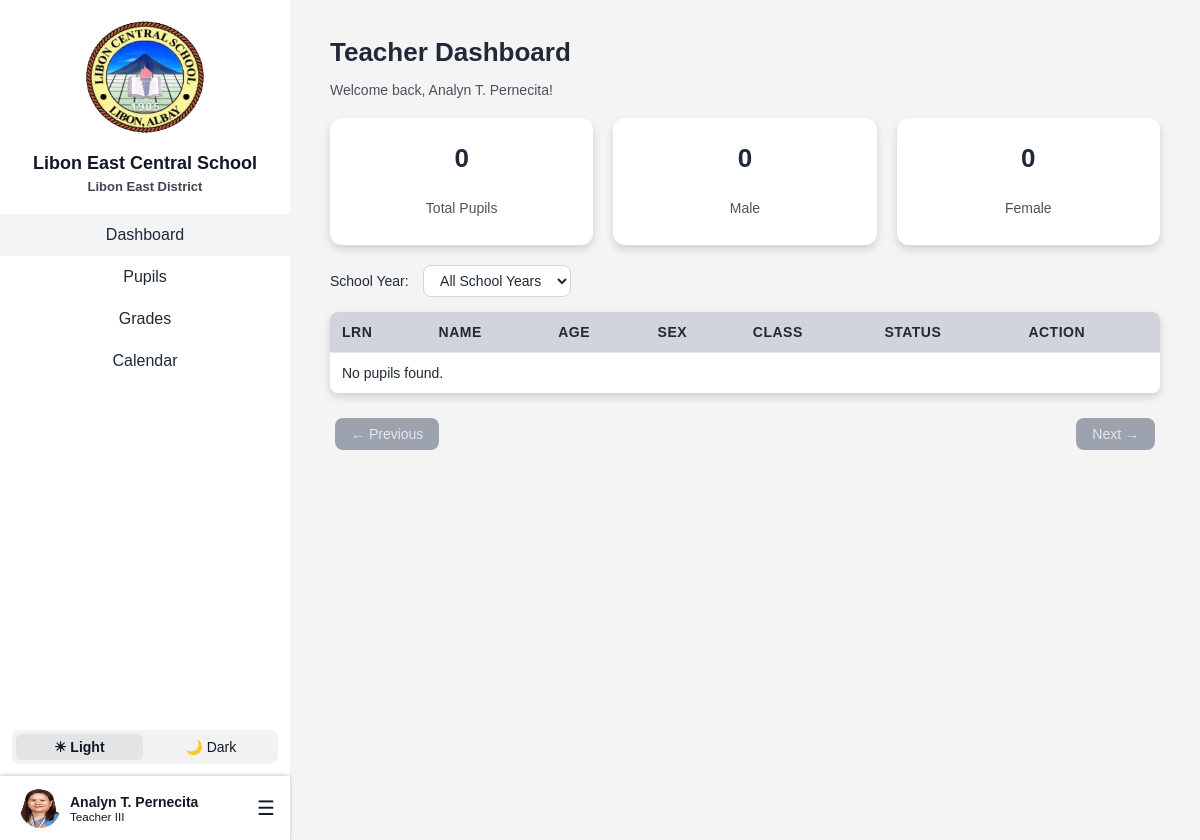
Page /teacher/teacherDashboard.php (signed in) on the committed database.
### tables this page shows
CREATE TABLE `teachers` (
  `teacher_id` int(11) NOT NULL,
  `first_name` varchar(100) DEFAULT NULL,
  `middle_name` varchar(100) DEFAULT NULL,
  `last_name` varchar(100) DEFAULT NULL,
  `employee_no` varchar(20) DEFAULT NULL,
  `email` varchar(100) DEFAULT NULL,
  `password` varchar(255) DEFAULT NULL,
  `gender` enum('Male','Female','Other') DEFAULT NULL,
  `birthdate` date DEFAULT NULL,
  `age` int(11) DEFAULT NULL,
  `contact_no` varchar(20) DEFAULT NULL,
  `house_no_street` varchar(255) DEFAULT NULL,
  `barangay` varchar(255) DEFAULT NULL,
  `municipality` varchar(255) DEFAULT NULL,
  `province` varchar(255) DEFAULT NULL,
  `position` varchar(255) NOT NULL,
  `image` varchar(255) NOT NULL DEFAULT 'teacher.png',
  `user_type` char(1) NOT NULL DEFAULT 't' COMMENT 'a - admin\r\nt- teacher\r\nn- non-teaching',
  `user_status` char(1) NOT NULL DEFAULT 'a' COMMENT 'a - active\r\ni - inactive'
);

### teacher/teacherDashboard.php (the view, shortened to what this page needs)
<?php
include '../lecs_db.php';
$teacher_id = intval($_SESSION['teacher_id']);
$current_sy = $_GET['sy_id'] ?? 'all';
$sy_id = ($current_sy == 'all') ? null : intval($current_sy);
$studentCount = 0;
$maleCount = 0;
$femaleCount = 0;
if ($sy_id === null) {
    $studentCount = $conn->query("SELECT COUNT(*) AS total FROM pupils WHERE teacher_id = $teacher_id")->fetch_assoc()['total'];
    $maleCount = $conn->query("SELECT COUNT(*) AS total FROM pupils WHERE teacher_id = $teacher_id AND sex = 'Male'")->fetch_assoc()['total'];
    $femaleCount = $conn->query("SELECT COUNT(*) AS total FROM pupils WHERE teacher_id = $teacher_id AND sex = 'Female'")->fetch_assoc()['total'];
}
$page = isset($_GET['page']) ? max(1, intval($_GET['page'])) : 1;
$offset = ($page - 1) * 10;
$count_where = ($sy_id === null) ? "WHERE teacher_id = ?" : "WHERE teacher_id = ? AND sy_id = ?";
$count_sql = "SELECT COUNT(*) AS total FROM pupils " . $count_where;
$count_stmt = $conn->prepare($count_sql);
$count_params = [$teacher_id];
$count_types = 'i';
$count_stmt->bind_param($count_types, ...$count_params);
$count_stmt->execute();
$total_pupils = $count_stmt->get_result()->fetch_assoc()['total'];
$pupils_where = ($sy_id === null) ? "WHERE p.teacher_id = ?" : "WHERE p.teacher_id = ? AND p.sy_id = ?";
$pupils_sql = "
    SELECT p.pupil_id, p.lrn, p.first_name, p.last_name, p.middle_name, p.age, p.sex, p.sy_id,
           s.section_name, s.grade_level_id, p.status
    FROM pupils p
    JOIN sections s ON p.section_id = s.section_id
    $pupils_where
    ORDER BY p.last_name ASC
    LIMIT 10 OFFSET ?
";
$stmt = $conn->prepare($pupils_sql);
$params = [$teacher_id];
$types = 'i';
$params[] = $offset;
$types .= 'i';
$stmt->bind_param($types, ...$params);
$stmt->execute();
$pupils = $stmt->get_result()->fetch_all(MYSQLI_ASSOC);
$has_more = $total_pupils > ($page * 10);
?>
<!DOCTYPE html>
<html lang="en">
<head>
    <link rel="stylesheet" href="../assets/css/teacherDashboard.css">
    <link rel="stylesheet" href="../assets/css/sidebar.css">
</head>
<body>
<div class="container">
    <?php include 'teacherSidebar.php'; ?>
    <div class="main-content">
        <h1>Teacher Dashboard</h1>
        <p>Welcome back, <?php echo htmlspecialchars($teacherName); ?>!</p>
        <div class="stats">
            <div class="card orange">
                <h3><?= $studentCount; ?></h3>
                <p>Total Pupils</p>
            </div>
            <div class="card purple">
                <h3><?= $maleCount; ?></h3>
                <p>Male</p>
            </div>
            <div class="card blue">
                <h3><?= $femaleCount; ?></h3>
                <p>Female</p>
            </div>
        </div>
        <div class="pupil-section">
            <div class="sy-select">
                <label for="schoolYear">School Year:</label>
                <select id="schoolYear" name="sy_id">
                    <option value="all" <?= $current_sy == 'all' ? "selected" : "" ?>>All School Years</option>
                </select>
            </div>
            <div class="pupil-table-container">
                <table class="pupil-table">
                    <thead>
                        <tr>
                            <th>LRN</th>
                            <th>Name</th>
                            <th>Age</th>
                            <th>Sex</th>
                            <th>Class</th>
                            <th>Status</th>
                            <th>Action</th>
                        </tr>
                    </thead>
                    <tbody>
                        <?php if (!empty($pupils)): ?>
                            <?php foreach ($pupils as $pupil):
                                $fullname = strtoupper($pupil['last_name'] . ", " . $pupil['first_name'] . " " . $pupil['middle_name']);
                                $class = "Grade " . htmlspecialchars($pupil['grade_level_id']) . " - " . htmlspecialchars($pupil['section_name']);
                            ?>
                                <tr>
                                    <td><?= htmlspecialchars($pupil['lrn']); ?></td>
                                    <td><?= htmlspecialchars($fullname); ?></td>
                                    <td><?= htmlspecialchars($pupil['age']); ?></td>
                                    <td><?= htmlspecialchars($pupil['sex']); ?></td>
                                    <td><?= $class; ?></td>
                                    <td><?= htmlspecialchars($pupil['status']); ?></td>
                                    <td>
                                        <a href="edit_grades.php?pupil_id=<?= $pupil['pupil_id'] ?>&sy_id=<?= $pupil['sy_id'] ?>" class="view-btn">View Grades</a>
                                    </td>
                                </tr>
                            <?php endforeach; ?>
                        <?php else: ?>
                            <tr><td colspan="7">No pupils found<?= ($current_sy == 'all') ? '.' : ' for the selected school year.'; ?></td></tr>
                        <?php endif; ?>
                    </tbody>
                </table>
            </div>
            <div class="pagination">
                <?php if ($page > 1): ?>
                    <a href="?sy_id=<?= $current_sy ?>&page=<?= $page - 1 ?>" class="prev-btn">← Previous</a>
                <?php else: ?>
                    <span class="prev-btn disabled">← Previous</span>
                <?php endif; ?>
                <?php if ($has_more): ?>
                    <a href="?sy_id=<?= $current_sy ?>&page=<?= $page + 1 ?>" class="next-btn">Next →</a>
                 <?php else: ?>
                    <span class="next-btn disabled">Next →</span>
                <?php endif; ?>
            </div>
        </div>
    </div>
</div>
</body>
</html>

### teacher/teacherSidebar.php (shortened to what this page needs)
<?php
include '../lecs_db.php';
$current_page = basename($_SERVER['PHP_SELF']);
$teacher_id = $_SESSION['teacher_id'];
$stmt = $conn->prepare("SELECT first_name, middle_name, last_name, position, image FROM teachers WHERE teacher_id = ? LIMIT 1");
$stmt->bind_param("i", $teacher_id);
$stmt->execute();
$result = $stmt->get_result();
$teacher = $result->fetch_assoc();
$middleInitial = '';
if (!empty($teacher['middle_name'])) {
    $middleInitial = strtoupper(substr(trim($teacher['middle_name']), 0, 1)) . '.';
}
function toRoman($num) {
    $map = [
        'M' => 1000, 'CM' => 900, 'D' => 500, 'CD' => 400,
        'C' => 100, 'XC' => 90, 'L' => 50, 'XL' => 40,
        'X' => 10, 'IX' => 9, 'V' => 5, 'IV' => 4, 'I' => 1
    ];
    $returnValue = '';
    while ($num > 0) {
        foreach ($map as $roman => $int) {
            if ($num >= $int) {
                $num -= $int;
                $returnValue .= $roman;
                break;
            }
        }
    }
    return $returnValue;
}
$teacherName = htmlspecialchars(trim(($teacher['first_name'] ?? '') . ' ' . $middleInitial . ' ' . ($teacher['last_name'] ?? '')));
$teacherPos = $teacher['position'] ?? "Teacher";
if (preg_match('/(\d+)/', $teacherPos, $matches)) {
    $num = (int)$matches[1];
    $roman = toRoman($num);
    $teacherPos = preg_replace('/\d+/', $roman, $teacherPos);
}
$teacherImg = !empty($teacher['image']) ? $teacher['image'] : "teacher.png";
$imagePath = "../assets/uploads/teachers/" . $teacherImg;
?>
<link rel="stylesheet" href="../assets/css/all.min.css">
<link rel="stylesheet" href="../assets/css/sidebar.css">
<div class="sidebar">
    <div class="sidebar-top">
        <img class="logo" src="../assets/images/lecs-logo no bg.png" alt="School Logo">
        <h2>Libon East Central School</h2>
        <small class="east">Libon East District</small>
        <div class="nav-links">
            <a href="teacherDashboard.php" class="<?= ($current_page == 'teacherDashboard.php') ? 'active' : '' ?>">Dashboard</a>
            <a href="teacherPupils.php" class="<?= ($current_page == 'teacherPupils.php' || $current_page == 'add_pupil.php' || $current_page == 'edit_pupil.php' || $current_page == 'pupilsProfile.php') ? 'active' : '' ?>">Pupils</a>
            <a href="teacherGrades.php" class="<?= ($current_page == 'teacherGrades.php' || $current_page == 'edit_grades.php') ? 'active' : '' ?>">Grades</a>
            <a href="teacherEventCalendar.php" class="<?= ($current_page == 'teacherEventCalendar.php') ? 'active' : '' ?>">Calendar</a>
        </div>
    </div>
    <div class="sidebar-bottom">
        <div class="toggle-mode">
            <button class="toggle-btn light-mode active" onclick="setMode('light')">☀ Light</button>
            <button class="toggle-btn dark-mode" onclick="setMode('dark')">🌙 Dark</button>
        </div>
        <div class="profile-menu">
            <div class="profile">
                <img src="<?= htmlspecialchars($imagePath); ?>" alt="Profile Picture">
                <div class="profile-info">
                    <strong><?= htmlspecialchars($teacherName); ?></strong>
                    <small><?= htmlspecialchars($teacherPos); ?></small>
                </div>
            </div>
            <div class="burger" role="button" aria-label="Open menu" tabindex="0">&#9776;</div>
        </div>
    </div>
</div>

### assets/css/teacherDashboard.css (style rules this page uses)
:root { --primary-color: #2563eb; --background-light: #f4f4f5; --background-dark: #1e293b; --text-light: #1f2937; --text-dark: #f1f5f9; --card-dark: #334155; --card-light: #ffffff; --hover-light: #f3f4f6; --hover-dark: #475569; --border-light: #d1d5db; --border-dark: #475569; }
body { margin: 0; font-family: Arial, sans-serif; background-color: var(--background-color); color: var(--text-color); transition: background-color 0.3s, color 0.3s; }
.container { display: flex; width: 100%; }
.main-content { flex: 1; padding: 20px 40px; margin-left: 290px; min-height: 100vh; background-color: var(--background-color); transition: background-color 0.3s, color 0.3s; }
:root.light .main-content { background-color: var(--background-light); color: var(--text-light); }
h1 { font-size: 26px; margin-bottom: 5px; }
p { font-size: 14px; opacity: 0.8; }
.stats { display: flex; gap: 20px; margin-top: 20px; margin-bottom: 20px; }
.card { flex: 1; padding: 15px; border-radius: 12px; text-align: center; box-shadow: 0px 4px 8px rgba(0, 0, 0, 0.15); transition: background-color 0.3s, color 0.3s, transform 0.3s; }
:root.light .card { background-color: var(--card-light); color: var(--text-light); }
.card h3 { font-size: 26px; margin-top: 10px; }
.pupil-section { margin-top: 20px; }
.sy-select { margin-bottom: 15px; }
.sy-select label { font-size: 14px; margin-right: 10px; color: var(--text-color); }
.sy-select select { padding: 6px 12px; border-radius: 8px; border: 1px solid var(--border); background-color: var(--card-light); color: var(--text-color); font-size: 14px; cursor: pointer; transition: background-color 0.3s, border-color 0.3s; }
:root.light .sy-select select { background-color: var(--card-light); border-color: var(--border-light); }
.pupil-table-container { border-radius: 8px; box-shadow: 0px 4px 8px rgba(0, 0, 0, 0.15); overflow: hidden; }
.pupil-table { width: 100%; border-collapse: collapse; background-color: var(--card-light); font-size: 14px; text-align: left; }
:root.light .pupil-table { background-color: var(--card-light); color: var(--text-light); }
.pupil-table thead { background-color: var(--border-light); color: var(--text-light); }
.pupil-table th { padding: 12px; font-weight: 600; text-transform: uppercase; letter-spacing: 0.5px; border-bottom: 1px solid var(--border); }
.pupil-table td { padding: 12px; }
.pagination { display: flex; justify-content: space-between; align-items: center; margin-top: 15px; padding: 10px 5px; }
.prev-btn, .next-btn { display: inline-block; padding: 8px 16px; border-radius: 8px; background-color: var(--primary-color); color: #fff; font-size: 14px; font-weight: 500; text-decoration: none; transition: all 0.3s ease; box-shadow: 0px 3px 6px rgba(0,0,0,0.15); }
.prev-btn.disabled, .next-btn.disabled { background-color: #9ca3af; color: #e5e7eb; pointer-events: none; box-shadow: none; transform: none; }

### rows in the picture
teachers: image (picture), teacherName "Analyn T. Pernecita", position "Teacher III"

### other values in the picture
$studentCount "0"
$maleCount "0"
$femaleCount "0"
